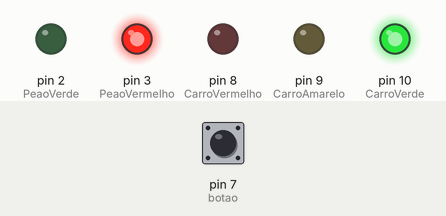
Recording of a sketch running on a simulated Arduino Uno, built with avr-gcc and run on an emulated ATmega328P. On the bench: output pins drawn as LEDs (lit = HIGH). Inputs (shaded band) come from the test bench; at power-on: pin 7 (botao) HIGH.

Above: at 1.2 s.
1.3 s: pin 7 (botao) pulled LOW for 3.2 s
At 3.3 s:
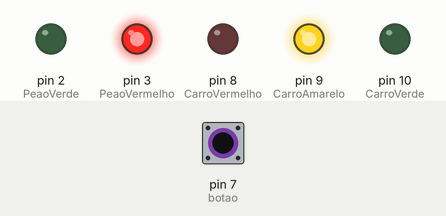
At 6.8 s:
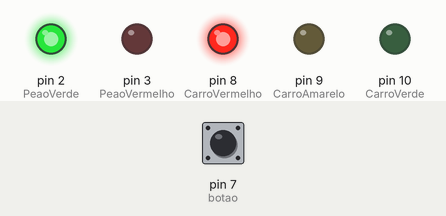
Timing chart, 0 to 18.0 s (numbered marks = the images above; inputs shaded):
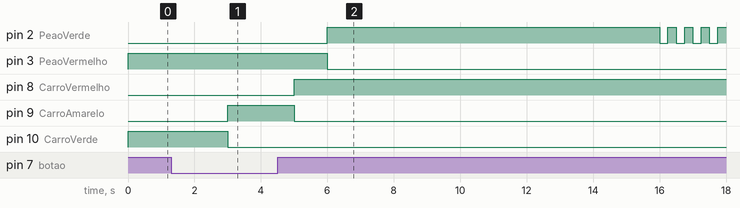

Measured:
- after the input at 1.3 s, pin 2 (PeaoVerde): LOW → HIGH after 4.7 s, then repeats every 0.50 s: LOW 0.25 s, HIGH 0.25 s; pin 3 (PeaoVermelho): HIGH → LOW after 4.7 s; pin 8 (CarroVermelho): LOW → HIGH after 3.7 s; pin 9 (CarroAmarelo): LOW → HIGH after 1.7 s, → LOW 2.0 s later; pin 10 (CarroVerde): HIGH → LOW after 1.7 s

The sketch:

sem_foro_pe_es1.ino
```cpp
// Street light and crosswalk - José Gonçalves (eufisica)


int CarroVermelho = 8;

int CarroAmarelo = 9;

int CarroVerde = 10;

int PeaoVermelho = 3;

int PeaoVerde = 2;

int botao = 7;

int TempoPeao = 10000;               //Tempo para os peões atravessarem a passadeira

unsigned long MudaTempoBotao = 0;    //Tempo desde que o botão foi pressionado


void setup()

{

  pinMode(CarroVermelho, OUTPUT);

  pinMode(CarroAmarelo, OUTPUT);

  pinMode(CarroVerde, OUTPUT);

  pinMode(PeaoVermelho, OUTPUT);

  pinMode(PeaoVerde, OUTPUT);

  pinMode(botao, INPUT_PULLUP);

  digitalWrite(CarroVerde, HIGH);

  digitalWrite(PeaoVermelho, HIGH);

}


void loop()

{

  int estado = digitalRead(botao);

  if(estado == 0 && (millis() - MudaTempoBotao) > 3000)    //Verifica se o botão foi pressionado

  {                                                        //e se decorreram 5 segundos desde a

    mudarLED();                                            //última vez que isso ocorreu

  }

}


void mudarLED()

{

  digitalWrite(CarroAmarelo, HIGH);

  digitalWrite(CarroVerde, LOW);

  delay(2000);

  digitalWrite(CarroVermelho, HIGH);

  digitalWrite(CarroAmarelo, LOW);

  delay(1000);

  digitalWrite(PeaoVerde, HIGH);

  digitalWrite(PeaoVermelho, LOW);

  delay(TempoPeao);

  for (int x=0; x<9; x++)            //Pisca o led verde dos peões

  {

    digitalWrite(PeaoVerde, LOW);

    delay(250);

    digitalWrite(PeaoVerde, HIGH);

    delay(250);

  }

  digitalWrite(PeaoVermelho, HIGH);

  digitalWrite(PeaoVerde, LOW);

  delay(1000);

  digitalWrite(CarroVerde, HIGH);

  digitalWrite(CarroVermelho, LOW);

  MudaTempoBotao = millis();         //Regista o tempo desde a última alteração no semáforo

}
```
